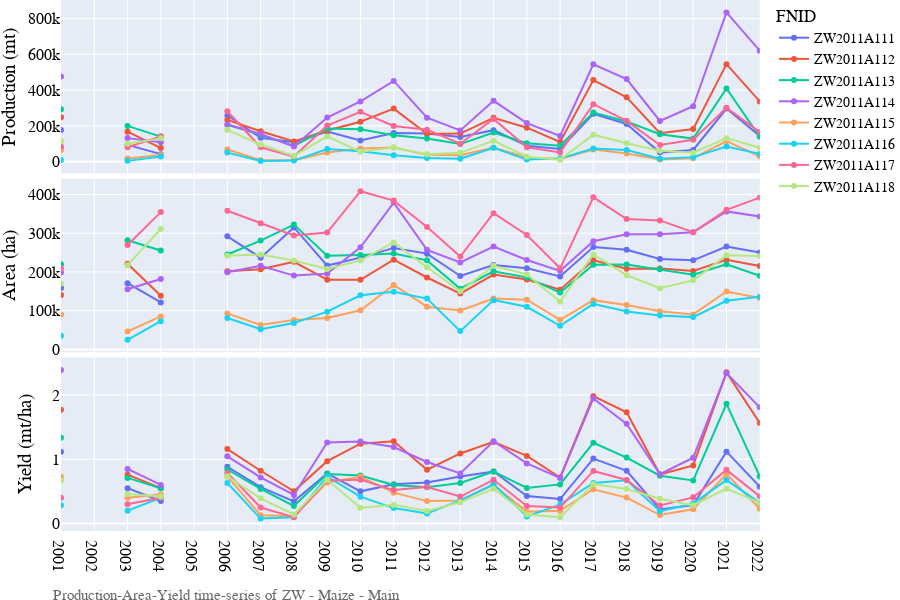

Notebook code for this chart:
### Code cell
# Lineplot of Production-Area-Yield time-series
country_iso, country_name = 'ZW', 'Zimbabwe'
df = pd.read_csv('../data/crop/adm_crop_production_%s.csv' % country_iso, index_col=0)
df['year'] = df['harvest_year']
year = [df['year'].min(), df['year'].max()]
product_season = [
    ['Maize','Main'],
]
for product_name, season_name in product_season:
    footnote = 'Production-Area-Yield time-series of %s - %s - %s' % (country_iso, product_name, season_name)
    fn_save = '../figures/%s_line_pay_%s_%s.png' % (country_iso, product_name, season_name)
    sub = df[(df['product'] == product_name) & (df['season_name'] == season_name)]
    fig = PlotLinePAY(sub, year, footnote, fn_save)
    fig.show()

### Figure 1 — Plotly figure (JSON) as saved in the notebook; plotly's stock layout.template omitted (floating-point values rounded to 4 significant figures)
{"data": [{"connectgaps": false, "hovertemplate": "fnid=ZW2011A111<br>indicator=production<br>year=%{x}<br>value=%{y}<extra></extra>", "legendgroup": "ZW2011A111", "line": {"color": "#636efa", "dash": "solid"}, "marker": {"symbol": "circle"}, "mode": "lines+markers", "name": "ZW2011A111", "orientation": "v", "showlegend": true, "type": "scatter", "x": [2001, 2002, 2003, 2004, 2005, 2006, 2007, 2008, 2009, 2010, 2011, 2012, 2013, 2014, 2015, 2016, 2017, 2018, 2019, 2020, 2021, 2022], "xaxis": "x3", "y": [176919, null, 94135, 42420, null, 258000, 134000, 108697, 168936, 118658, 159885, 157655, 138454, 176294, 89384, 71774, 267369, 211105, 51070, 65867, 297059, 143426], "yaxis": "y3"}, {"connectgaps": false, "hovertemplate": "fnid=ZW2011A111<br>indicator=area<br>year=%{x}<br>value=%{y}<extra></extra>", "legendgroup": "ZW2011A111", "line": {"color": "#636efa", "dash": "solid"}, "marker": {"symbol": "circle"}, "mode": "lines+markers", "name": "ZW2011A111", "orientation": "v", "showlegend": false, "type": "scatter", "x": [2001, 2002, 2003, 2004, 2005, 2006, 2007, 2008, 2009, 2010, 2011, 2012, 2013, 2014, 2015, 2016, 2017, 2018, 2019, 2020, 2021, 2022], "xaxis": "x2", "y": [158629, null, 171155, 121199, null, 292000, 237000, 315063, 216585, 237052, 262106, 247334, 189663, 217648, 209392, 188460, 264695, 257468, 233414, 229996, 265759, 250032], "yaxis": "y2"}, {"connectgaps": false, "hovertemplate": "fnid=ZW2011A111<br>indicator=yield<br>year=%{x}<br>value=%{y}<extra></extra>", "legendgroup": "ZW2011A111", "line": {"color": "#636efa", "dash": "solid"}, "marker": {"symbol": "circle"}, "mode": "lines+markers", "name": "ZW2011A111", "orientation": "v", "showlegend": false, "type": "scatter", "x": [2001, 2002, 2003, 2004, 2005, 2006, 2007, 2008, 2009, 2010, 2011, 2012, 2013, 2014, 2015, 2016, 2017, 2018, 2019, 2020, 2021, 2022], "xaxis": "x", "y": [1.115, null, 0.55, 0.35, null, 0.8836, 0.5654, 0.345, 0.78, 0.5006, 0.61, 0.6374, 0.73, 0.81, 0.4269, 0.3808, 1.01, 0.8199, 0.2188, 0.2864, 1.118, 0.5736], "yaxis": "y"}, {"connectgaps": false, "hovertemplate": "fnid=ZW2011A112<br>indicator=production<br>year=%{x}<br>value=%{y}<extra></extra>", "legendgroup": "ZW2011A112", "line": {"color": "#EF553B", "dash": "solid"}, "marker": {"symbol": "circle"}, "mode": "lines+markers", "name": "ZW2011A112", "orientation": "v", "showlegend": true, "type": "scatter", "x": [2001, 2002, 2003, 2004, 2005, 2006, 2007, 2008, 2009, 2010, 2011, 2012, 2013, 2014, 2015, 2016, 2017, 2018, 2019, 2020, 2021, 2022], "xaxis": "x3", "y": [247981, null, 167964, 76115, null, 234000, 170000, 113279, 174691, 223516, 296722, 155383, 157050, 245516, 190117, 110316, 455666, 359877, 159184, 182938, 544786, 336998], "yaxis": "y3"}, {"connectgaps": false, "hovertemplate": "fnid=ZW2011A112<br>indicator=area<br>year=%{x}<br>value=%{y}<extra></extra>", "legendgroup": "ZW2011A112", "line": {"color": "#EF553B", "dash": "solid"}, "marker": {"symbol": "circle"}, "mode": "lines+markers", "name": "ZW2011A112", "orientation": "v", "showlegend": false, "type": "scatter", "x": [2001, 2002, 2003, 2004, 2005, 2006, 2007, 2008, 2009, 2010, 2011, 2012, 2013, 2014, 2015, 2016, 2017, 2018, 2019, 2020, 2021, 2022], "xaxis": "x2", "y": [140175, null, 221005, 138390, null, 202000, 207000, 226106, 180094, 179839, 231814, 185706, 144083, 193320, 180652, 154041, 229917, 208124, 208699, 202361, 231665, 215235], "yaxis": "y2"}, {"connectgaps": false, "hovertemplate": "fnid=ZW2011A112<br>indicator=yield<br>year=%{x}<br>value=%{y}<extra></extra>", "legendgroup": "ZW2011A112", "line": {"color": "#EF553B", "dash": "solid"}, "marker": {"symbol": "circle"}, "mode": "lines+markers", "name": "ZW2011A112", "orientation": "v", "showlegend": false, "type": "scatter", "x": [2001, 2002, 2003, 2004, 2005, 2006, 2007, 2008, 2009, 2010, 2011, 2012, 2013, 2014, 2015, 2016, 2017, 2018, 2019, 2020, 2021, 2022], "xaxis": "x", "y": [1.769, null, 0.76, 0.55, null, 1.158, 0.8213, 0.501, 0.97, 1.243, 1.28, 0.8367, 1.09, 1.27, 1.052, 0.7161, 1.982, 1.729, 0.7627, 0.904, 2.352, 1.566], "yaxis": "y"}, {"connectgaps": false, "hovertemplate": "fnid=ZW2011A113<br>indicator=production<br>year=%{x}<br>value=%{y}<extra></extra>", "legendgroup": "ZW2011A113", "line": {"color": "#00cc96", "dash": "solid"}, "marker": {"symbol": "circle"}, "mode": "lines+markers", "name": "ZW2011A113", "orientation": "v", "showlegend": true, "type": "scatter", "x": [2001, 2002, 2003, 2004, 2005, 2006, 2007, 2008, 2009, 2010, 2011, 2012, 2013, 2014, 2015, 2016, 2017, 2018, 2019, 2020, 2021, 2022], "xaxis": "x3", "y": [293628, null, 200220, 140453, null, 206000, 151000, 87999, 186161, 181994, 148507, 129657, 98732, 163287, 102978, 89338, 274491, 224817, 153831, 129385, 408880, 139169], "yaxis": "y3"}, {"connectgaps": false, "hovertemplate": "fnid=ZW2011A113<br>indicator=area<br>year=%{x}<br>value=%{y}<extra></extra>", "legendgroup": "ZW2011A113", "line": {"color": "#00cc96", "dash": "solid"}, "marker": {"symbol": "circle"}, "mode": "lines+markers", "name": "ZW2011A113", "orientation": "v", "showlegend": false, "type": "scatter", "x": [2001, 2002, 2003, 2004, 2005, 2006, 2007, 2008, 2009, 2010, 2011, 2012, 2013, 2014, 2015, 2016, 2017, 2018, 2019, 2020, 2021, 2022], "xaxis": "x2", "y": [220136, null, 282000, 255369, null, 245000, 281000, 322341, 241768, 243995, 247511, 229926, 156719, 201589, 186058, 146796, 218559, 219003, 206960, 193053, 219610, 190048], "yaxis": "y2"}, {"connectgaps": false, "hovertemplate": "fnid=ZW2011A113<br>indicator=yield<br>year=%{x}<br>value=%{y}<extra></extra>", "legendgroup": "ZW2011A113", "line": {"color": "#00cc96", "dash": "solid"}, "marker": {"symbol": "circle"}, "mode": "lines+markers", "name": "ZW2011A113", "orientation": "v", "showlegend": false, "type": "scatter", "x": [2001, 2002, 2003, 2004, 2005, 2006, 2007, 2008, 2009, 2010, 2011, 2012, 2013, 2014, 2015, 2016, 2017, 2018, 2019, 2020, 2021, 2022], "xaxis": "x", "y": [1.334, null, 0.71, 0.55, null, 0.8408, 0.5374, 0.273, 0.77, 0.7459, 0.6, 0.5639, 0.63, 0.81, 0.5535, 0.6086, 1.256, 1.027, 0.7433, 0.6702, 1.862, 0.7323], "yaxis": "y"}, {"connectgaps": false, "hovertemplate": "fnid=ZW2011A114<br>indicator=production<br>year=%{x}<br>value=%{y}<extra></extra>", "legendgroup": "ZW2011A114", "line": {"color": "#ab63fa", "dash": "solid"}, "marker": {"symbol": "circle"}, "mode": "lines+markers", "name": "ZW2011A114", "orientation": "v", "showlegend": true, "type": "scatter", "x": [2001, 2002, 2003, 2004, 2005, 2006, 2007, 2008, 2009, 2010, 2011, 2012, 2013, 2014, 2015, 2016, 2017, 2018, 2019, 2020, 2021, 2022], "xaxis": "x3", "y": [475210, null, 131929, 109197, null, 208000, 155000, 84814, 246556, 336855, 451089, 245989, 175002, 340114, 215827, 143573, 543622, 461463, 228073, 309984, 833566, 619997], "yaxis": "y3"}, {"connectgaps": false, "hovertemplate": "fnid=ZW2011A114<br>indicator=area<br>year=%{x}<br>value=%{y}<extra></extra>", "legendgroup": "ZW2011A114", "line": {"color": "#ab63fa", "dash": "solid"}, "marker": {"symbol": "circle"}, "mode": "lines+markers", "name": "ZW2011A114", "orientation": "v", "showlegend": false, "type": "scatter", "x": [2001, 2002, 2003, 2004, 2005, 2006, 2007, 2008, 2009, 2010, 2011, 2012, 2013, 2014, 2015, 2016, 2017, 2018, 2019, 2020, 2021, 2022], "xaxis": "x2", "y": [198919, null, 155210, 181995, null, 199000, 216000, 190594, 195679, 263621, 379066, 257153, 224362, 265714, 230880, 202898, 279456, 297539, 297360, 302611, 356356, 343053], "yaxis": "y2"}, {"connectgaps": false, "hovertemplate": "fnid=ZW2011A114<br>indicator=yield<br>year=%{x}<br>value=%{y}<extra></extra>", "legendgroup": "ZW2011A114", "line": {"color": "#ab63fa", "dash": "solid"}, "marker": {"symbol": "circle"}, "mode": "lines+markers", "name": "ZW2011A114", "orientation": "v", "showlegend": false, "type": "scatter", "x": [2001, 2002, 2003, 2004, 2005, 2006, 2007, 2008, 2009, 2010, 2011, 2012, 2013, 2014, 2015, 2016, 2017, 2018, 2019, 2020, 2021, 2022], "xaxis": "x", "y": [2.389, null, 0.85, 0.6, null, 1.045, 0.7176, 0.445, 1.26, 1.278, 1.19, 0.9566, 0.78, 1.28, 0.9348, 0.7076, 1.945, 1.551, 0.767, 1.024, 2.339, 1.807], "yaxis": "y"}, {"connectgaps": false, "hovertemplate": "fnid=ZW2011A115<br>indicator=production<br>year=%{x}<br>value=%{y}<extra></extra>", "legendgroup": "ZW2011A115", "line": {"color": "#FFA15A", "dash": "solid"}, "marker": {"symbol": "circle"}, "mode": "lines+markers", "name": "ZW2011A115", "orientation": "v", "showlegend": true, "type": "scatter", "x": [2001, 2002, 2003, 2004, 2005, 2006, 2007, 2008, 2009, 2010, 2011, 2012, 2013, 2014, 2015, 2016, 2017, 2018, 2019, 2020, 2021, 2022], "xaxis": "x3", "y": [65052, null, 18462, 38354, null, 68000, 8000, 8540, 51821, 73311, 79807, 38447, 36204, 78764, 23532, 15155, 67759, 46142, 13031, 20002, 115240, 30533], "yaxis": "y3"}, {"connectgaps": false, "hovertemplate": "fnid=ZW2011A115<br>indicator=area<br>year=%{x}<br>value=%{y}<extra></extra>", "legendgroup": "ZW2011A115", "line": {"color": "#FFA15A", "dash": "solid"}, "marker": {"symbol": "circle"}, "mode": "lines+markers", "name": "ZW2011A115", "orientation": "v", "showlegend": false, "type": "scatter", "x": [2001, 2002, 2003, 2004, 2005, 2006, 2007, 2008, 2009, 2010, 2011, 2012, 2013, 2014, 2015, 2016, 2017, 2018, 2019, 2020, 2021, 2022], "xaxis": "x2", "y": [90076, null, 46154, 85232, null, 93000, 63000, 76246, 80971, 100936, 166265, 110283, 100566, 131273, 128430, 76276, 127184, 114414, 98736, 90321, 149584, 132668], "yaxis": "y2"}, {"connectgaps": false, "hovertemplate": "fnid=ZW2011A115<br>indicator=yield<br>year=%{x}<br>value=%{y}<extra></extra>", "legendgroup": "ZW2011A115", "line": {"color": "#FFA15A", "dash": "solid"}, "marker": {"symbol": "circle"}, "mode": "lines+markers", "name": "ZW2011A115", "orientation": "v", "showlegend": false, "type": "scatter", "x": [2001, 2002, 2003, 2004, 2005, 2006, 2007, 2008, 2009, 2010, 2011, 2012, 2013, 2014, 2015, 2016, 2017, 2018, 2019, 2020, 2021, 2022], "xaxis": "x", "y": [0.7222, null, 0.4, 0.45, null, 0.7312, 0.127, 0.112, 0.64, 0.7263, 0.48, 0.3486, 0.36, 0.6, 0.1832, 0.1987, 0.5328, 0.4033, 0.132, 0.2215, 0.7704, 0.2301], "yaxis": "y"}, {"connectgaps": false, "hovertemplate": "fnid=ZW2011A116<br>indicator=production<br>year=%{x}<br>value=%{y}<extra></extra>", "legendgroup": "ZW2011A116", "line": {"color": "#19d3f3", "dash": "solid"}, "marker": {"symbol": "circle"}, "mode": "lines+markers", "name": "ZW2011A116", "orientation": "v", "showlegend": true, "type": "scatter", "x": [2001, 2002, 2003, 2004, 2005, 2006, 2007, 2008, 2009, 2010, 2011, 2012, 2013, 2014, 2015, 2016, 2017, 2018, 2019, 2020, 2021, 2022], "xaxis": "x3", "y": [10034, null, 4956, 29150, null, 51000, 4000, 6592, 71145, 58290, 35741, 20435, 17010, 77616, 12080, 17793, 74287, 65983, 16781, 25833, 84923, 43877], "yaxis": "y3"}, {"connectgaps": false, "hovertemplate": "fnid=ZW2011A116<br>indicator=area<br>year=%{x}<br>value=%{y}<extra></extra>", "legendgroup": "ZW2011A116", "line": {"color": "#19d3f3", "dash": "solid"}, "marker": {"symbol": "circle"}, "mode": "lines+markers", "name": "ZW2011A116", "orientation": "v", "showlegend": false, "type": "scatter", "x": [2001, 2002, 2003, 2004, 2005, 2006, 2007, 2008, 2009, 2010, 2011, 2012, 2013, 2014, 2015, 2016, 2017, 2018, 2019, 2020, 2021, 2022], "xaxis": "x2", "y": [35513, null, 24782, 72874, null, 81000, 52000, 67958, 97459, 139643, 148922, 131144, 47251, 127239, 109968, 60789, 117531, 97963, 87517, 83368, 125632, 136227], "yaxis": "y2"}, {"connectgaps": false, "hovertemplate": "fnid=ZW2011A116<br>indicator=yield<br>year=%{x}<br>value=%{y}<extra></extra>", "legendgroup": "ZW2011A116", "line": {"color": "#19d3f3", "dash": "solid"}, "marker": {"symbol": "circle"}, "mode": "lines+markers", "name": "ZW2011A116", "orientation": "v", "showlegend": false, "type": "scatter", "x": [2001, 2002, 2003, 2004, 2005, 2006, 2007, 2008, 2009, 2010, 2011, 2012, 2013, 2014, 2015, 2016, 2017, 2018, 2019, 2020, 2021, 2022], "xaxis": "x", "y": [0.2825, null, 0.2, 0.4, null, 0.6296, 0.07692, 0.097, 0.73, 0.4174, 0.24, 0.1558, 0.36, 0.61, 0.1099, 0.2927, 0.6321, 0.6736, 0.1917, 0.3099, 0.676, 0.3221], "yaxis": "y"}, {"connectgaps": false, "hovertemplate": "fnid=ZW2011A117<br>indicator=production<br>year=%{x}<br>value=%{y}<extra></extra>", "legendgroup": "ZW2011A117", "line": {"color": "#FF6692", "dash": "solid"}, "marker": {"symbol": "circle"}, "mode": "lines+markers", "name": "ZW2011A117", "orientation": "v", "showlegend": true, "type": "scatter", "x": [2001, 2002, 2003, 2004, 2005, 2006, 2007, 2008, 2009, 2010, 2011, 2012, 2013, 2014, 2015, 2016, 2017, 2018, 2019, 2020, 2021, 2022], "xaxis": "x3", "y": [83680, null, 80895, 141840, null, 282000, 81000, 28841, 202183, 278747, 199808, 179161, 100740, 239244, 80362, 52049, 321394, 228515, 93703, 123162, 300845, 165702], "yaxis": "y3"}, {"connectgaps": false, "hovertemplate": "fnid=ZW2011A117<br>indicator=area<br>year=%{x}<br>value=%{y}<extra></extra>", "legendgroup": "ZW2011A117", "line": {"color": "#FF6692", "dash": "solid"}, "marker": {"symbol": "circle"}, "mode": "lines+markers", "name": "ZW2011A117", "orientation": "v", "showlegend": false, "type": "scatter", "x": [2001, 2002, 2003, 2004, 2005, 2006, 2007, 2008, 2009, 2010, 2011, 2012, 2013, 2014, 2015, 2016, 2017, 2018, 2019, 2020, 2021, 2022], "xaxis": "x2", "y": [209348, null, 269649, 354599, null, 358000, 326000, 294297, 301765, 408569, 384246, 316116, 239856, 351829, 295450, 209417, 392777, 336848, 333118, 302653, 360336, 392038], "yaxis": "y2"}, {"connectgaps": false, "hovertemplate": "fnid=ZW2011A117<br>indicator=yield<br>year=%{x}<br>value=%{y}<extra></extra>", "legendgroup": "ZW2011A117", "line": {"color": "#FF6692", "dash": "solid"}, "marker": {"symbol": "circle"}, "mode": "lines+markers", "name": "ZW2011A117", "orientation": "v", "showlegend": false, "type": "scatter", "x": [2001, 2002, 2003, 2004, 2005, 2006, 2007, 2008, 2009, 2010, 2011, 2012, 2013, 2014, 2015, 2016, 2017, 2018, 2019, 2020, 2021, 2022], "xaxis": "x", "y": [0.3997, null, 0.3, 0.4, null, 0.7877, 0.2485, 0.098, 0.67, 0.6823, 0.52, 0.5668, 0.42, 0.68, 0.272, 0.2485, 0.8183, 0.6784, 0.2813, 0.4069, 0.8349, 0.4227], "yaxis": "y"}, {"connectgaps": false, "hovertemplate": "fnid=ZW2011A118<br>indicator=production<br>year=%{x}<br>value=%{y}<extra></extra>", "legendgroup": "ZW2011A118", "line": {"color": "#B6E880", "dash": "solid"}, "marker": {"symbol": "circle"}, "mode": "lines+markers", "name": "ZW2011A118", "orientation": "v", "showlegend": true, "type": "scatter", "x": [2001, 2002, 2003, 2004, 2005, 2006, 2007, 2008, 2009, 2010, 2011, 2012, 2013, 2014, 2015, 2016, 2017, 2018, 2019, 2020, 2021, 2022], "xaxis": "x3", "y": [114244, null, 100083, 130546, null, 178000, 96000, 32390, 141072, 56201, 80070, 41314, 49570, 116673, 27946, 11818, 150938, 102800, 60962, 50458, 131872, 78231], "yaxis": "y3"}, {"connectgaps": false, "hovertemplate": "fnid=ZW2011A118<br>indicator=area<br>year=%{x}<br>value=%{y}<extra></extra>", "legendgroup": "ZW2011A118", "line": {"color": "#B6E880", "dash": "solid"}, "marker": {"symbol": "circle"}, "mode": "lines+markers", "name": "ZW2011A118", "orientation": "v", "showlegend": false, "type": "scatter", "x": [2001, 2002, 2003, 2004, 2005, 2006, 2007, 2008, 2009, 2010, 2011, 2012, 2013, 2014, 2015, 2016, 2017, 2018, 2019, 2020, 2021, 2022], "xaxis": "x2", "y": [170270, null, 217571, 310823, null, 242000, 245000, 229717, 207459, 229887, 276105, 212124, 150213, 216062, 193680, 123320, 245178, 191359, 157953, 178403, 242908, 241453], "yaxis": "y2"}, {"connectgaps": false, "hovertemplate": "fnid=ZW2011A118<br>indicator=yield<br>year=%{x}<br>value=%{y}<extra></extra>", "legendgroup": "ZW2011A118", "line": {"color": "#B6E880", "dash": "solid"}, "marker": {"symbol": "circle"}, "mode": "lines+markers", "name": "ZW2011A118", "orientation": "v", "showlegend": false, "type": "scatter", "x": [2001, 2002, 2003, 2004, 2005, 2006, 2007, 2008, 2009, 2010, 2011, 2012, 2013, 2014, 2015, 2016, 2017, 2018, 2019, 2020, 2021, 2022], "xaxis": "x", "y": [0.671, null, 0.46, 0.42, null, 0.7355, 0.3918, 0.141, 0.68, 0.2445, 0.29, 0.1948, 0.33, 0.54, 0.1443, 0.09583, 0.6156, 0.5372, 0.386, 0.2828, 0.5429, 0.324], "yaxis": "y"}], "layout": {"annotations": [{"showarrow": false, "text": "", "textangle": 90, "x": 0.98, "xanchor": "left", "xref": "paper", "y": 0.1633, "yanchor": "middle", "yref": "paper"}, {"showarrow": false, "text": "", "textangle": 90, "x": 0.98, "xanchor": "left", "xref": "paper", "y": 0.5, "yanchor": "middle", "yref": "paper"}, {"showarrow": false, "text": "", "textangle": 90, "x": 0.98, "xanchor": "left", "xref": "paper", "y": 0.8367, "yanchor": "middle", "yref": "paper"}, {"align": "left", "font": {"color": "dimgrey", "family": "arial", "size": 15}, "showarrow": false, "text": "Production-Area-Yield time-series of ZW - Maize - Main", "x": -0.014, "xref": "paper", "y": -0.14, "yref": "paper"}], "font": {"color": "black", "family": "arial", "size": 16}, "height": 600, "legend": {"font": {"size": 14}, "title": {"text": "FNID"}, "tracegroupgap": 0, "x": 1, "xanchor": "left", "y": 1, "yanchor": "top"}, "margin": {"b": 25, "l": 0, "r": 0, "t": 0}, "width": 900, "xaxis": {"anchor": "y", "domain": [0, 0.98], "dtick": 1, "range": [2001, 2022], "title": {"text": ""}}, "xaxis2": {"anchor": "y2", "domain": [0, 0.98], "dtick": 1, "matches": "x", "showticklabels": false}, "xaxis3": {"anchor": "y3", "domain": [0, 0.98], "dtick": 1, "matches": "x", "showticklabels": false}, "yaxis": {"anchor": "x", "domain": [0, 0.3267], "title": {"text": "Yield (mt/ha)"}}, "yaxis2": {"anchor": "x2", "domain": [0.3367, 0.6633], "title": {"text": "Area (ha)"}}, "yaxis3": {"anchor": "x3", "domain": [0.6733, 1], "title": {"text": "Production (mt)"}}}}
